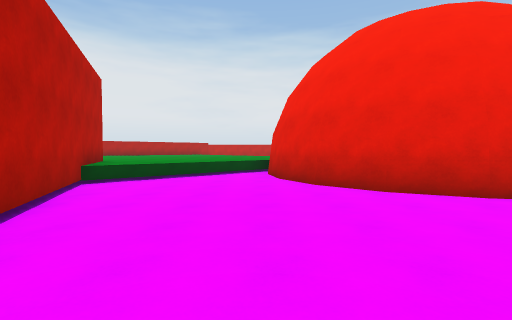
view 1 (above)

17 first-person views from a walk through a 3-D level made in the Unity game engine. The camera is 1.5 m above the floor, tilts 2° down and sees 85° across. The floor is counted in squares, 2 m on a side. Each view is taken from the middle of a square. On the plan, view 1 faces up. The plan holds only what a view shows up to about 10 squares ahead; the rest is blank. The place goes on beyond the plan.

view 2
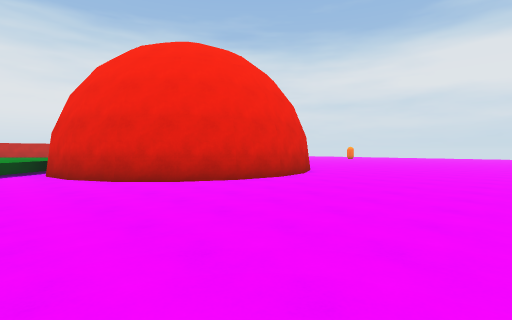

view 3
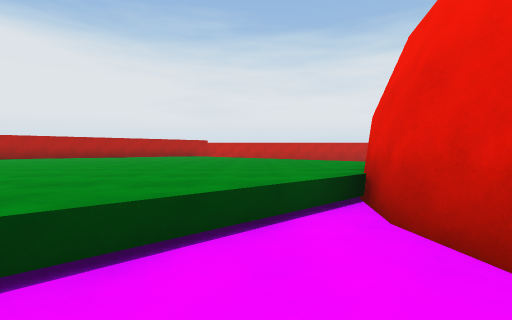

view 4
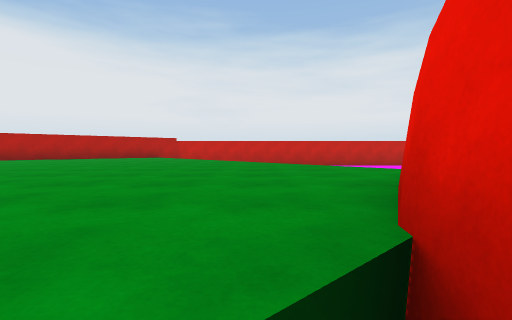

view 5
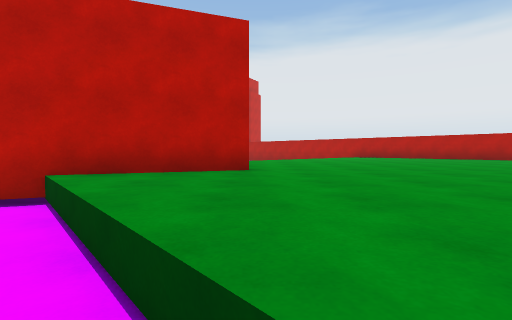

view 6
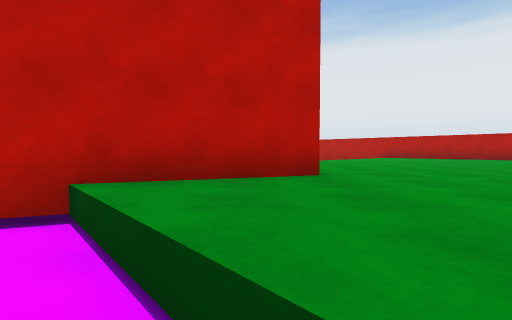

view 7
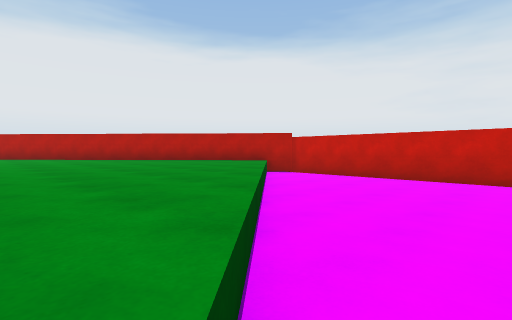

view 8
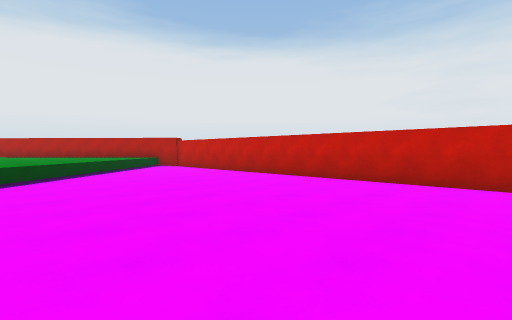

view 9
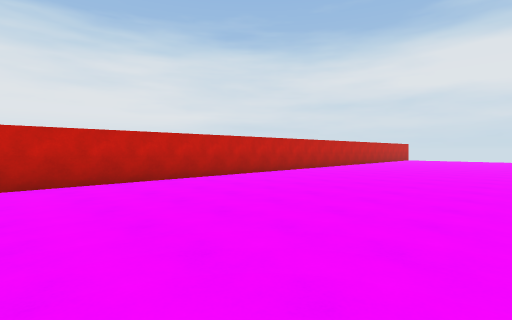

view 10
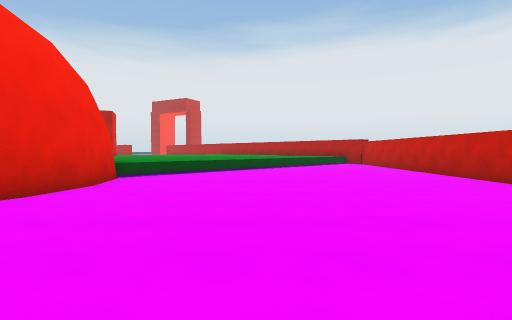

view 11
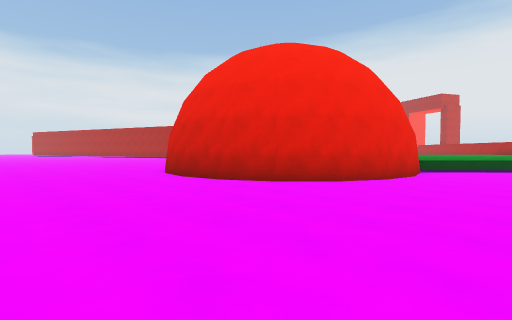

view 12
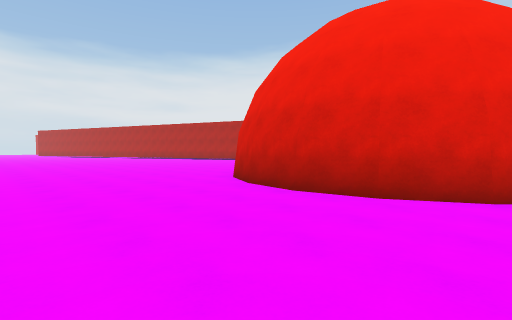

view 13
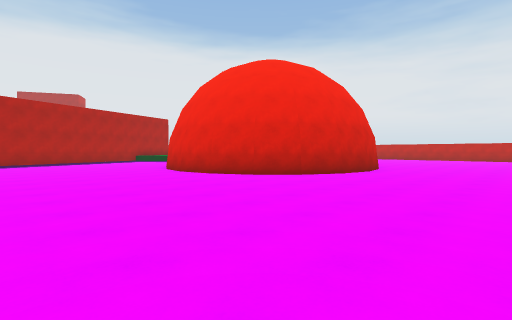

view 14
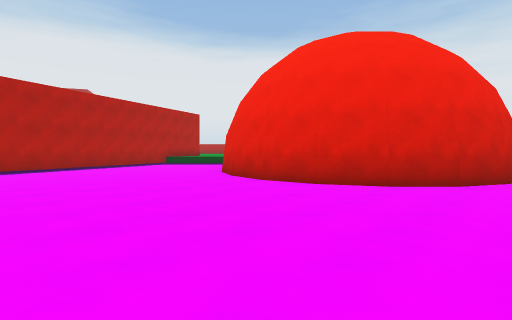

view 15
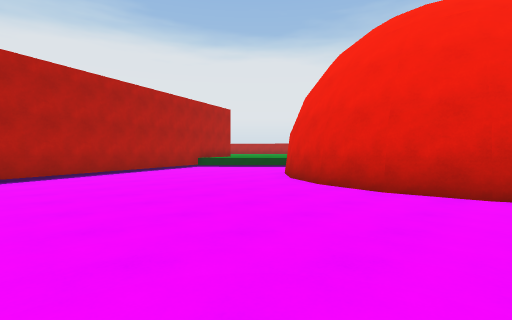

view 16
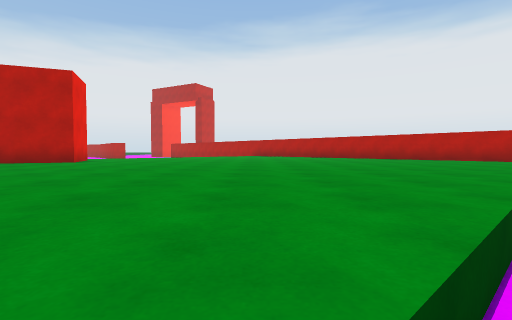

view 17
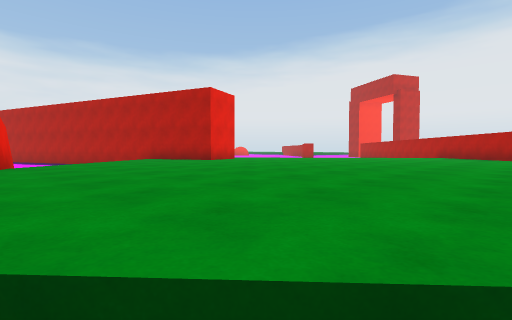

### Floor plan
Key: @ floor where view 1 was taken; # wall or solid block; . floor; ^ raised ledge.
Columns run from 12 left of view 1 to 14 right of it. Each row starts with its distance up from view 1.
 23        ####################
 22        #...................
 21       #^^..................
 20     #^^^^^.................
 19    #^^^^^^^................
 18   #^^^^^^^^^...............
 17  #^^^^^^^^^^^..............
 16 #^^^^^^^^^^^^^.............
 15  ^^^^^^^^^^^^^.............
 14  ^^^^^^^^^^^^^^............
 13  ^^^^^^^^^^^^^^#####.......
 12  ^^^^^^^^^^^^^^    ##......
 11  ^^^^^^^^^^^^^      ##.....
 10   ^^^^^^^^^^^#       #.....
  9    ^^^^^^^^^.#       #.....
  8      ^^^^^^..#       #.....
  7         ^^...##      #.....
  6         #.....##    ##.....
  5         #......######......
  4          #.................
  3          #.................
  2          #.................
  1           #................
  0           #.@..............
 -1           #................

Positions as (right, up) in squares from view 1, and headings:
1: (0, 0), facing up
2: (-1, -1), facing up-right
3: (-1, 6), facing up
4: (0, 9), facing up
5: (0, 9), facing left
6: (-1, 8), facing left
7: (2, 15), facing up-left
8: (8, 16), facing up-left
9: (6, 16), facing up-right
10: (11, 17), facing left
11: (14, 16), facing down-left
12: (14, 12), facing down-left
13: (14, -1), facing up-left
14: (10, -1), facing up-left
15: (7, -1), facing up-left
16: (3, 14), facing left
17: (1, 17), facing down-left
